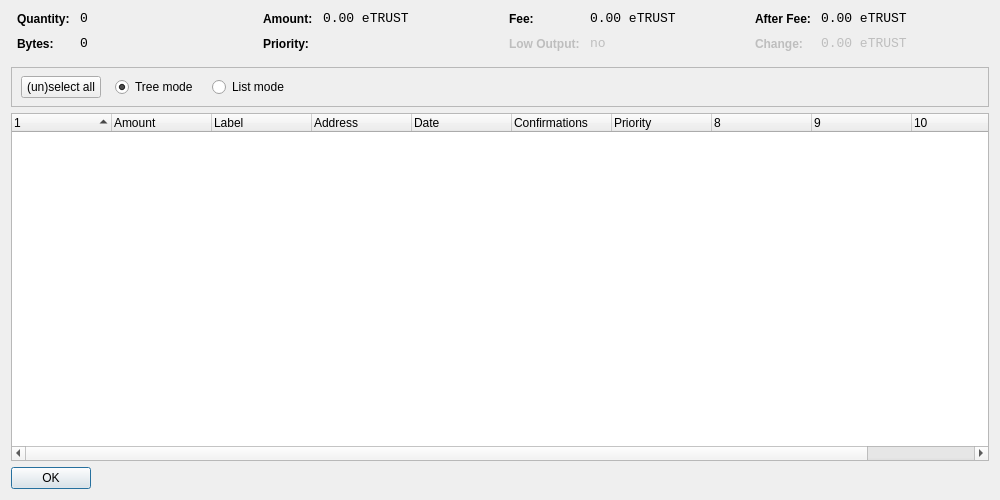
<?xml version="1.0" encoding="UTF-8"?>
<ui version="4.0">
 <class>CoinControlDialog</class>
 <widget class="QDialog" name="CoinControlDialog">
  <property name="geometry">
   <rect>
    <x>0</x>
    <y>0</y>
    <width>1000</width>
    <height>500</height>
   </rect>
  </property>
  <property name="windowTitle">
   <string>Coin Control</string>
  </property>
  <layout class="QVBoxLayout" name="verticalLayout">
   <item>
    <layout class="QHBoxLayout" name="horizontalLayoutTop" stretch="0,0,0,0">
     <property name="topMargin">
      <number>0</number>
     </property>
     <property name="bottomMargin">
      <number>10</number>
     </property>
     <item>
      <layout class="QFormLayout" name="formLayoutCoinControl1">
       <property name="horizontalSpacing">
        <number>10</number>
       </property>
       <property name="verticalSpacing">
        <number>10</number>
       </property>
       <property name="leftMargin">
        <number>6</number>
       </property>
       <property name="rightMargin">
        <number>6</number>
       </property>
       <item row="0" column="0">
        <widget class="QLabel" name="labelCoinControlQuantityText">
         <property name="styleSheet">
          <string notr="true">font-weight:bold;</string>
         </property>
         <property name="text">
          <string>Quantity:</string>
         </property>
        </widget>
       </item>
       <item row="0" column="1">
        <widget class="QLabel" name="labelCoinControlQuantity">
         <property name="font">
          <font>
           <family>Monospace</family>
           <pointsize>10</pointsize>
          </font>
         </property>
         <property name="cursor">
          <cursorShape>IBeamCursor</cursorShape>
         </property>
         <property name="contextMenuPolicy">
          <enum>Qt::ActionsContextMenu</enum>
         </property>
         <property name="text">
          <string notr="true">0</string>
         </property>
         <property name="textInteractionFlags">
          <set>Qt::LinksAccessibleByMouse|Qt::TextSelectableByKeyboard|Qt::TextSelectableByMouse</set>
         </property>
        </widget>
       </item>
       <item row="1" column="0">
        <widget class="QLabel" name="labelCoinControlBytesText">
         <property name="styleSheet">
          <string notr="true">font-weight:bold;</string>
         </property>
         <property name="text">
          <string>Bytes:</string>
         </property>
        </widget>
       </item>
       <item row="1" column="1">
        <widget class="QLabel" name="labelCoinControlBytes">
         <property name="font">
          <font>
           <family>Monospace</family>
           <pointsize>10</pointsize>
          </font>
         </property>
         <property name="cursor">
          <cursorShape>IBeamCursor</cursorShape>
         </property>
         <property name="contextMenuPolicy">
          <enum>Qt::ActionsContextMenu</enum>
         </property>
         <property name="text">
          <string notr="true">0</string>
         </property>
         <property name="textInteractionFlags">
          <set>Qt::LinksAccessibleByMouse|Qt::TextSelectableByKeyboard|Qt::TextSelectableByMouse</set>
         </property>
        </widget>
       </item>
      </layout>
     </item>
     <item>
      <layout class="QFormLayout" name="formLayoutCoinControl2">
       <property name="horizontalSpacing">
        <number>10</number>
       </property>
       <property name="verticalSpacing">
        <number>10</number>
       </property>
       <property name="leftMargin">
        <number>6</number>
       </property>
       <property name="rightMargin">
        <number>6</number>
       </property>
       <item row="0" column="0">
        <widget class="QLabel" name="labelCoinControlAmountText">
         <property name="styleSheet">
          <string notr="true">font-weight:bold;</string>
         </property>
         <property name="text">
          <string>Amount:</string>
         </property>
        </widget>
       </item>
       <item row="0" column="1">
        <widget class="QLabel" name="labelCoinControlAmount">
         <property name="font">
          <font>
           <family>Monospace</family>
           <pointsize>10</pointsize>
          </font>
         </property>
         <property name="cursor">
          <cursorShape>IBeamCursor</cursorShape>
         </property>
         <property name="contextMenuPolicy">
          <enum>Qt::ActionsContextMenu</enum>
         </property>
         <property name="text">
          <string notr="true">0.00 eTRUST</string>
         </property>
         <property name="textInteractionFlags">
          <set>Qt::LinksAccessibleByMouse|Qt::TextSelectableByKeyboard|Qt::TextSelectableByMouse</set>
         </property>
        </widget>
       </item>
       <item row="1" column="0">
        <widget class="QLabel" name="labelCoinControlPriorityText">
         <property name="styleSheet">
          <string notr="true">font-weight:bold;</string>
         </property>
         <property name="text">
          <string>Priority:</string>
         </property>
        </widget>
       </item>
       <item row="1" column="1">
        <widget class="QLabel" name="labelCoinControlPriority">
         <property name="font">
          <font>
           <family>Monospace</family>
           <pointsize>10</pointsize>
          </font>
         </property>
         <property name="cursor">
          <cursorShape>IBeamCursor</cursorShape>
         </property>
         <property name="contextMenuPolicy">
          <enum>Qt::ActionsContextMenu</enum>
         </property>
         <property name="text">
          <string/>
         </property>
         <property name="textInteractionFlags">
          <set>Qt::LinksAccessibleByMouse|Qt::TextSelectableByKeyboard|Qt::TextSelectableByMouse</set>
         </property>
        </widget>
       </item>
      </layout>
     </item>
     <item>
      <layout class="QFormLayout" name="formLayoutCoinControl3">
       <property name="horizontalSpacing">
        <number>10</number>
       </property>
       <property name="verticalSpacing">
        <number>10</number>
       </property>
       <property name="leftMargin">
        <number>6</number>
       </property>
       <property name="rightMargin">
        <number>6</number>
       </property>
       <item row="0" column="0">
        <widget class="QLabel" name="labelCoinControlFeeText">
         <property name="styleSheet">
          <string notr="true">font-weight:bold;</string>
         </property>
         <property name="text">
          <string>Fee:</string>
         </property>
        </widget>
       </item>
       <item row="0" column="1">
        <widget class="QLabel" name="labelCoinControlFee">
         <property name="font">
          <font>
           <family>Monospace</family>
           <pointsize>10</pointsize>
          </font>
         </property>
         <property name="cursor">
          <cursorShape>IBeamCursor</cursorShape>
         </property>
         <property name="contextMenuPolicy">
          <enum>Qt::ActionsContextMenu</enum>
         </property>
         <property name="text">
          <string notr="true">0.00 eTRUST</string>
         </property>
         <property name="textInteractionFlags">
          <set>Qt::LinksAccessibleByMouse|Qt::TextSelectableByKeyboard|Qt::TextSelectableByMouse</set>
         </property>
        </widget>
       </item>
       <item row="1" column="0">
        <widget class="QLabel" name="labelCoinControlLowOutputText">
         <property name="enabled">
          <bool>false</bool>
         </property>
         <property name="styleSheet">
          <string notr="true">font-weight:bold;</string>
         </property>
         <property name="text">
          <string>Low Output:</string>
         </property>
        </widget>
       </item>
       <item row="1" column="1">
        <widget class="QLabel" name="labelCoinControlLowOutput">
         <property name="enabled">
          <bool>false</bool>
         </property>
         <property name="font">
          <font>
           <family>Monospace</family>
           <pointsize>10</pointsize>
          </font>
         </property>
         <property name="cursor">
          <cursorShape>IBeamCursor</cursorShape>
         </property>
         <property name="contextMenuPolicy">
          <enum>Qt::ActionsContextMenu</enum>
         </property>
         <property name="text">
          <string notr="true">no</string>
         </property>
         <property name="textInteractionFlags">
          <set>Qt::LinksAccessibleByMouse|Qt::TextSelectableByKeyboard|Qt::TextSelectableByMouse</set>
         </property>
        </widget>
       </item>
      </layout>
     </item>
     <item>
      <layout class="QFormLayout" name="formLayoutCoinControl4">
       <property name="horizontalSpacing">
        <number>10</number>
       </property>
       <property name="verticalSpacing">
        <number>10</number>
       </property>
       <property name="leftMargin">
        <number>6</number>
       </property>
       <property name="rightMargin">
        <number>6</number>
       </property>
       <item row="0" column="0">
        <widget class="QLabel" name="labelCoinControlAfterFeeText">
         <property name="styleSheet">
          <string notr="true">font-weight:bold;</string>
         </property>
         <property name="text">
          <string>After Fee:</string>
         </property>
        </widget>
       </item>
       <item row="0" column="1">
        <widget class="QLabel" name="labelCoinControlAfterFee">
         <property name="font">
          <font>
           <family>Monospace</family>
           <pointsize>10</pointsize>
          </font>
         </property>
         <property name="cursor">
          <cursorShape>IBeamCursor</cursorShape>
         </property>
         <property name="contextMenuPolicy">
          <enum>Qt::ActionsContextMenu</enum>
         </property>
         <property name="text">
          <string notr="true">0.00 eTRUST</string>
         </property>
         <property name="textInteractionFlags">
          <set>Qt::LinksAccessibleByMouse|Qt::TextSelectableByKeyboard|Qt::TextSelectableByMouse</set>
         </property>
        </widget>
       </item>
       <item row="1" column="0">
        <widget class="QLabel" name="labelCoinControlChangeText">
         <property name="enabled">
          <bool>false</bool>
         </property>
         <property name="styleSheet">
          <string notr="true">font-weight:bold;</string>
         </property>
         <property name="text">
          <string>Change:</string>
         </property>
        </widget>
       </item>
       <item row="1" column="1">
        <widget class="QLabel" name="labelCoinControlChange">
         <property name="enabled">
          <bool>false</bool>
         </property>
         <property name="font">
          <font>
           <family>Monospace</family>
           <pointsize>10</pointsize>
          </font>
         </property>
         <property name="cursor">
          <cursorShape>IBeamCursor</cursorShape>
         </property>
         <property name="contextMenuPolicy">
          <enum>Qt::ActionsContextMenu</enum>
         </property>
         <property name="text">
          <string notr="true">0.00 eTRUST</string>
         </property>
         <property name="textInteractionFlags">
          <set>Qt::LinksAccessibleByMouse|Qt::TextSelectableByKeyboard|Qt::TextSelectableByMouse</set>
         </property>
        </widget>
       </item>
      </layout>
     </item>
    </layout>
   </item>
   <item>
    <widget class="QFrame" name="frame">
     <property name="minimumSize">
      <size>
       <width>0</width>
       <height>40</height>
      </size>
     </property>
     <property name="frameShape">
      <enum>QFrame::StyledPanel</enum>
     </property>
     <property name="frameShadow">
      <enum>QFrame::Sunken</enum>
     </property>
     <widget class="QWidget" name="horizontalLayoutWidget">
      <property name="geometry">
       <rect>
        <x>10</x>
        <y>0</y>
        <width>781</width>
        <height>41</height>
       </rect>
      </property>
      <layout class="QHBoxLayout" name="horizontalLayoutPanel" stretch="0,0,0,0,0">
       <property name="spacing">
        <number>14</number>
       </property>
       <item>
        <widget class="QPushButton" name="pushButtonSelectAll">
         <property name="sizePolicy">
          <sizepolicy hsizetype="Maximum" vsizetype="Fixed">
           <horstretch>0</horstretch>
           <verstretch>0</verstretch>
          </sizepolicy>
         </property>
         <property name="text">
          <string>(un)select all</string>
         </property>
        </widget>
       </item>
       <item>
        <widget class="QRadioButton" name="radioTreeMode">
         <property name="sizePolicy">
          <sizepolicy hsizetype="Maximum" vsizetype="Fixed">
           <horstretch>0</horstretch>
           <verstretch>0</verstretch>
          </sizepolicy>
         </property>
         <property name="text">
          <string>Tree mode</string>
         </property>
         <property name="checked">
          <bool>true</bool>
         </property>
        </widget>
       </item>
       <item>
        <widget class="QRadioButton" name="radioListMode">
         <property name="sizePolicy">
          <sizepolicy hsizetype="Maximum" vsizetype="Fixed">
           <horstretch>0</horstretch>
           <verstretch>0</verstretch>
          </sizepolicy>
         </property>
         <property name="text">
          <string>List mode</string>
         </property>
        </widget>
       </item>
       <item>
        <spacer name="horizontalSpacer">
         <property name="orientation">
          <enum>Qt::Horizontal</enum>
         </property>
         <property name="sizeHint" stdset="0">
          <size>
           <width>40</width>
           <height>20</height>
          </size>
         </property>
        </spacer>
       </item>
      </layout>
     </widget>
    </widget>
   </item>
   <item>
    <widget class="CoinControlTreeWidget" name="treeWidget">
     <property name="contextMenuPolicy">
      <enum>Qt::CustomContextMenu</enum>
     </property>
     <property name="sortingEnabled">
      <bool>false</bool>
     </property>
     <property name="columnCount">
      <number>11</number>
     </property>
     <attribute name="headerShowSortIndicator" stdset="0">
      <bool>true</bool>
     </attribute>
     <attribute name="headerStretchLastSection">
      <bool>false</bool>
     </attribute>
     <column>
      <property name="text">
       <string/>
      </property>
     </column>
     <column>
      <property name="text">
       <string>Amount</string>
      </property>
     </column>
     <column>
      <property name="text">
       <string>Label</string>
      </property>
     </column>
     <column>
      <property name="text">
       <string>Address</string>
      </property>
     </column>
     <column>
      <property name="text">
       <string>Date</string>
      </property>
     </column>
     <column>
      <property name="text">
       <string>Confirmations</string>
      </property>
      <property name="toolTip">
       <string>Confirmed</string>
      </property>
     </column>
     <column>
      <property name="text">
       <string>Priority</string>
      </property>
     </column>
     <column>
      <property name="text">
       <string/>
      </property>
     </column>
     <column>
      <property name="text">
       <string/>
      </property>
     </column>
     <column>
      <property name="text">
       <string/>
      </property>
     </column>
     <column>
      <property name="text">
       <string/>
      </property>
     </column>
    </widget>
   </item>
   <item>
    <widget class="QDialogButtonBox" name="buttonBox">
     <property name="sizePolicy">
      <sizepolicy hsizetype="Maximum" vsizetype="Fixed">
       <horstretch>0</horstretch>
       <verstretch>0</verstretch>
      </sizepolicy>
     </property>
     <property name="orientation">
      <enum>Qt::Horizontal</enum>
     </property>
     <property name="standardButtons">
      <set>QDialogButtonBox::Ok</set>
     </property>
    </widget>
   </item>
  </layout>
 </widget>
 <customwidgets>
  <customwidget>
   <class>CoinControlTreeWidget</class>
   <extends>QTreeWidget</extends>
   <header>coincontroltreewidget.h</header>
  </customwidget>
 </customwidgets>
 <resources/>
 <connections/>
</ui>
